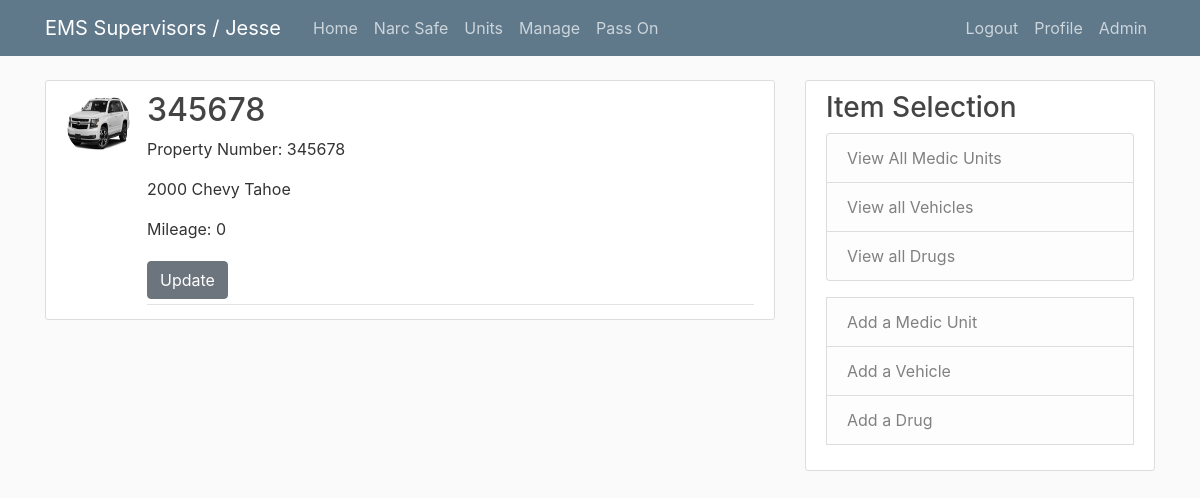
Page /manage/vehicle/1/ (signed in) on the committed database.
### components/models.py (models this page shows, shortened)
class Vehicle(models.Model):
    property_number = models.IntegerField()
    unit_number = models.ForeignKey('MedicUnit', on_delete=models.PROTECT)
    image = models.ImageField(default='default_vehicle.jpg', upload_to='vehicle_profile_pics')
    make = models.CharField(max_length=40)
    model = models.CharField(max_length=40)
    year = models.IntegerField(default='2000')
    date_created = models.DateField(auto_now=True)
    mileage = models.IntegerField(default='0')
    def __str__(self):
        return str(self.property_number)

### components/views.py (the view)
# urls.py: path('manage/vehicle/<int:pk>/', UnitDetailView.as_view(), name='vehicle_detail'),
class UnitDetailView(LoginRequiredMixin, DetailView):
    model = Vehicle

### templates/components/vehicle_detail.html
{% extends 'components/manage_base.html' %}
{% block content %}
<div>
    <article class="media content-section">
        <img class="rounded-circle article-img" src="{{ object.image.url }}">
        <div class="media-body">
            <h2 class="article-title" >{{ object }}</h2>
            <div class="article-metadata">
            <p class="article-content">Property Number: {{ object.property_number }}</p>
            <p class="article-content">{{ object.year }} {{ object.make }} {{ object.model }}</p>
            <p class="article-content">Mileage: {{ object.mileage }}</p>
            <div>
            <a class="btn btn-secondary btm-sm mt-1 mb-1" href="{% url 'medic_unit_update' object.id %}">Update</a>
        </div>
        </div>
        </article>
</div>
{% endblock %}

### templates/base.html (shortened to what this page needs)
{% load static %}
<!DOCTYPE html>
<html lang="en">
<head>
    <link rel="stylesheet" href="https://maxcdn.bootstrapcdn.com/bootstrap/4.0.0/css/bootstrap.min.css">
    <link rel="stylesheet" type="text/css" href="{% static 'blog/main.css' %}">
</head>
<body>
    <header class="site-header">
        <nav class="navbar navbar-expand-md navbar-dark bg-steel fixed-top">
            <div class="container">
            {% if request.user.is_anonymous == True %}
            <a class="navbar-brand mr-4" href="/">EMS Supervisors / Logged Out</a>
            {% else %}
            <a class="navbar-brand mr-4" href="/">EMS Supervisors / {{ request.user|title }}</a>
            {% endif %}
            <div class="collapse navbar-collapse" id="navbarToggle">
                <div class="navbar-nav mr-auto">
                <a class="nav-item nav-link" href="{% url 'home' %}">Home</a>
                <a class="nav-item nav-link" href="{% url 'safe_home_view' %}">Narc Safe</a>
                <a class="nav-item nav-link" href="{% url 'check_home_view' %}">Units</a>
                <a class="nav-item nav-link" href="{% url 'component_home_view' %}">Manage</a>
                <a class="nav-item nav-link" href="{% url 'blog' %}">Pass On</a>
                </div>
                <div class="navbar-nav">
                {% if user.is_authenticated %}
                    <a class="nav-item nav-link" href="{% url 'logout' %}">Logout</a>
                    <a class="nav-item nav-link" href="{% url 'profile' %}">Profile</a>
                    <a class="nav-item nav-link" href="/admin">Admin</a>
                {% else %}
                    <a class="nav-item nav-link" href="{% url 'login' %}">Login</a>
                    <a class="nav-item nav-link" href="{% url 'register' %}">Register</a>
                {% endif %}
                </div>
            </div>
            </div>
        </nav>
    </header>
    <main role="main" class="container">
        <div class="row">
            <div class="col-md-8">
            {% block content %}{% endblock %}
            </div>
            {% if request.get_full_path == '/' %}
                <div class="col-md-4">
                <div class="content-section">
                    <h3>Additional Information</h3>
                    <p class='text-muted'>You can put any information here you'd like.
                    <ul class="list-group">
                        <li class="list-group-item list-group-item-light">Latest Posts</li>
                        <li class="list-group-item list-group-item-light">Announcements</li>
                        <li class="list-group-item list-group-item-light">Calendars</li>
                        <li class="list-group-item list-group-item-light">etc</li>
                    </ul>
                    </p>
            {% else %}
                {% block content_too %}
                {% endblock %}
            {% endif %}
            </div>
            </div>
        </div>
        </main>
</body>
</html>

### blog/static/blog/main.css (style rules this page uses)
body { background: #fafafa; color: #333333; margin-top: 5rem; }
h1, h2, h3, h4, h5, h6 { color: #444444; }
.bg-steel { background-color: #5f788a; }
.site-header .navbar-nav .nav-link { color: #cbd5db; }
.content-section { background: #ffffff; padding: 10px 20px; border: 1px solid #dddddd; border-radius: 3px; margin-bottom: 20px; }
.article-title { color: #444444; }
.article-content { white-space: pre-line; }
.article-img { height: 65px; width: 65px; margin-right: 16px; }
.article-metadata { padding-bottom: 1px; margin-bottom: 4px; border-bottom: 1px solid #e3e3e3 }

### rows in the picture
Vehicle: image (placeholder picture), property_number "345678", year "2000", make "Chevy", model "Tahoe", mileage "0"

### other values in the picture
{{ request.user|title }} "Jesse"
